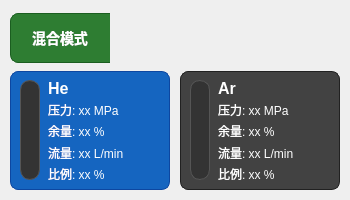
         <widget class="QWidget" name="gasStatusWidget" native="true">
          <property name="sizePolicy">
           <sizepolicy hsizetype="Preferred" vsizetype="Expanding">
            <horstretch>0</horstretch>
            <verstretch>0</verstretch>
           </sizepolicy>
          </property>
          <property name="minimumSize">
           <size>
            <width>350</width>
            <height>200</height>
           </size>
          </property>
          <property name="maximumSize">
           <size>
            <width>450</width>
            <height>200</height>
           </size>
          </property>
          <property name="styleSheet">
           <string notr="true">QWidget#gasStatusWidget {
    background-color: #2b2b2b;
    border-radius: 10px;
    border: 1px solid #555555;
}</string>
          </property>
          <layout class="QVBoxLayout" name="gasStatusLayout">
           <property name="spacing">
            <number>8</number>
           </property>
           <property name="leftMargin">
            <number>10</number>
           </property>
           <property name="topMargin">
            <number>10</number>
           </property>
           <property name="rightMargin">
            <number>10</number>
           </property>
           <property name="bottomMargin">
            <number>10</number>
           </property>
           <item>
            <layout class="QHBoxLayout" name="topDisplayLayout">
             <property name="spacing">
              <number>0</number>
             </property>
             <property name="topMargin">
              <number>3</number>
             </property>
             <item>
              <widget class="QWidget" name="gasModeWidget" native="true">
               <property name="minimumSize">
                <size>
                 <width>100</width>
                 <height>50</height>
                </size>
               </property>
               <property name="maximumSize">
                <size>
                 <width>100</width>
                 <height>50</height>
                </size>
               </property>
               <property name="styleSheet">
                <string notr="true">QWidget#gasModeWidget {
    background-color: #2E7D32;
    border-top-left-radius: 8px;
    border-bottom-left-radius: 8px;
    border-top-right-radius: 0px;
    border-bottom-right-radius: 0px;
    border: 1px solid #1B5E20;
    border-right: none;
}</string>
               </property>
               <layout class="QHBoxLayout" name="gasModeLayout">
                <property name="spacing">
                 <number>0</number>
                </property>
                <property name="leftMargin">
                 <number>15</number>
                </property>
                <property name="topMargin">
                 <number>8</number>
                </property>
                <property name="rightMargin">
                 <number>15</number>
                </property>
                <property name="bottomMargin">
                 <number>8</number>
                </property>
                <item>
                 <widget class="QLabel" name="gasModeLabel">
                  <property name="styleSheet">
                   <string notr="true">QLabel {
    color: white;
    font-size: 14px;
    font-weight: bold;
    background: transparent;
}</string>
                  </property>
                  <property name="text">
                   <string>混合模式</string>
                  </property>
                  <property name="alignment">
                   <set>Qt::AlignCenter</set>
                  </property>
                 </widget>
                </item>
               </layout>
              </widget>
             </item>
             <item>
              <widget class="QWidget" name="flowDisplayPlaceholder" native="true">
               <property name="sizePolicy">
                <sizepolicy hsizetype="Preferred" vsizetype="Preferred">
                 <horstretch>0</horstretch>
                 <verstretch>0</verstretch>
                </sizepolicy>
               </property>
               <property name="minimumSize">
                <size>
                 <width>0</width>
                 <height>40</height>
                </size>
               </property>
               <property name="styleSheet">
                <string notr="true">QWidget#flowDisplayPlaceholder {
    background: transparent;
}</string>
               </property>
              </widget>
             </item>
            </layout>
           </item>
           <item>
            <layout class="QHBoxLayout" name="gasContainersLayout">
             <property name="spacing">
              <number>10</number>
             </property>
             <item>
              <widget class="QWidget" name="he_gas_widget" native="true">
               <property name="styleSheet">
                <string notr="true">QWidget#he_gas_widget {
    background-color: #1565C0;
    border-radius: 8px;
    border: 1px solid #0D47A1;
    box-shadow: 0 4px 8px rgba(0,0,0,0.3);
}</string>
               </property>
               <layout class="QHBoxLayout" name="heGasLayout">
                <property name="spacing">
                 <number>8</number>
                </property>
                <property name="leftMargin">
                 <number>10</number>
                </property>
                <property name="topMargin">
                 <number>8</number>
                </property>
                <property name="rightMargin">
                 <number>10</number>
                </property>
                <property name="bottomMargin">
                 <number>8</number>
                </property>
                <item>
                 <widget class="QWidget" name="heProgressWidget" native="true">
                  <property name="minimumSize">
                   <size>
                    <width>20</width>
                    <height>100</height>
                   </size>
                  </property>
                  <property name="maximumSize">
                   <size>
                    <width>20</width>
                    <height>100</height>
                   </size>
                  </property>
                  <property name="styleSheet">
                   <string notr="true">QWidget#heProgressWidget {
    background-color: #333333;
    border-radius: 10px;
    border: 1px solid #555555;
}</string>
                  </property>
                 </widget>
                </item>
                <item>
                 <layout class="QVBoxLayout" name="he_info">
                  <property name="spacing">
                   <number>4</number>
                  </property>
                  <item>
                   <widget class="QLabel" name="he_label">
                    <property name="styleSheet">
                     <string notr="true">QLabel {
    color: white;
    font-size: 16px;
    font-weight: bold;
    background: transparent;
}</string>
                    </property>
                    <property name="text">
                     <string>He</string>
                    </property>
                   </widget>
                  </item>
                  <item>
                   <widget class="QLabel" name="he_pressure_lab">
                    <property name="styleSheet">
                     <string notr="true">QLabel {
    color: white;
    font-size: 12px;
    background: transparent;
}</string>
                    </property>
                    <property name="text">
                     <string>压力: xx MPa</string>
                    </property>
                   </widget>
                  </item>
                  <item>
                   <widget class="QLabel" name="he_volume_lab">
                    <property name="styleSheet">
                     <string notr="true">QLabel {
    color: white;
    font-size: 12px;
    background: transparent;
}</string>
                    </property>
                    <property name="text">
                     <string>余量: xx %</string>
                    </property>
                   </widget>
                  </item>
                  <item>
                   <widget class="QLabel" name="he_flowrate_lab">
                    <property name="styleSheet">
                     <string notr="true">QLabel {
    color: white;
    font-size: 12px;
    background: transparent;
}</string>
                    </property>
                    <property name="text">
                     <string>流量: xx L/min</string>
                    </property>
                   </widget>
                  </item>
                  <item>
                   <widget class="QLabel" name="he_ratio_lab">
                    <property name="styleSheet">
                     <string notr="true">QLabel {
    color: white;
    font-size: 12px;
    background: transparent;
}</string>
                    </property>
                    <property name="text">
                     <string>比例: xx %</string>
                    </property>
                   </widget>
                  </item>
                 </layout>
                </item>
               </layout>
              </widget>
             </item>
             <item>
              <widget class="QWidget" name="ar_gas_widget" native="true">
               <property name="styleSheet">
                <string notr="true">QWidget#ar_gas_widget {
    background-color: #424242;
    border-radius: 8px;
    border: 1px solid #212121;
    box-shadow: 0 4px 8px rgba(0,0,0,0.3);
}</string>
               </property>
               <layout class="QHBoxLayout" name="arGasLayout">
                <property name="spacing">
                 <number>8</number>
                </property>
                <property name="leftMargin">
                 <number>10</number>
                </property>
                <property name="topMargin">
                 <number>8</number>
                </property>
                <property name="rightMargin">
                 <number>10</number>
                </property>
                <property name="bottomMargin">
                 <number>8</number>
                </property>
                <item>
                 <widget class="QWidget" name="arProgressWidget" native="true">
                  <property name="minimumSize">
                   <size>
                    <width>20</width>
                    <height>100</height>
                   </size>
                  </property>
                  <property name="maximumSize">
                   <size>
                    <width>20</width>
                    <height>100</height>
                   </size>
                  </property>
                  <property name="styleSheet">
                   <string notr="true">QWidget#arProgressWidget {
    background-color: #333333;
    border-radius: 10px;
    border: 1px solid #555555;
}</string>
                  </property>
                 </widget>
                </item>
                <item>
                 <layout class="QVBoxLayout" name="ar_info">
                  <property name="spacing">
                   <number>4</number>
                  </property>
                  <item>
                   <widget class="QLabel" name="ar_label">
                    <property name="styleSheet">
                     <string notr="true">QLabel {
    color: white;
    font-size: 16px;
    font-weight: bold;
    background: transparent;
}</string>
                    </property>
                    <property name="text">
                     <string>Ar</string>
                    </property>
                   </widget>
                  </item>
                  <item>
                   <widget class="QLabel" name="ar_pressure_lab">
                    <property name="styleSheet">
                     <string notr="true">QLabel {
    color: white;
    font-size: 12px;
    background: transparent;
}</string>
                    </property>
                    <property name="text">
                     <string>压力: xx MPa</string>
                    </property>
                   </widget>
                  </item>
                  <item>
                   <widget class="QLabel" name="ar_volume_lab">
                    <property name="styleSheet">
                     <string notr="true">QLabel {
    color: white;
    font-size: 12px;
    background: transparent;
}</string>
                    </property>
                    <property name="text">
                     <string>余量: xx %</string>
                    </property>
                   </widget>
                  </item>
                  <item>
                   <widget class="QLabel" name="ar_flowrate_lab">
                    <property name="styleSheet">
                     <string notr="true">QLabel {
    color: white;
    font-size: 12px;
    background: transparent;
}</string>
                    </property>
                    <property name="text">
                     <string>流量: xx L/min</string>
                    </property>
                   </widget>
                  </item>
                  <item>
                   <widget class="QLabel" name="ar_ratio_lab">
                    <property name="styleSheet">
                     <string notr="true">QLabel {
    color: white;
    font-size: 12px;
    background: transparent;
}</string>
                    </property>
                    <property name="text">
                     <string>比例: xx %</string>
                    </property>
                   </widget>
                  </item>
                 </layout>
                </item>
               </layout>
              </widget>
             </item>
            </layout>
           </item>
          </layout>
         </widget>
